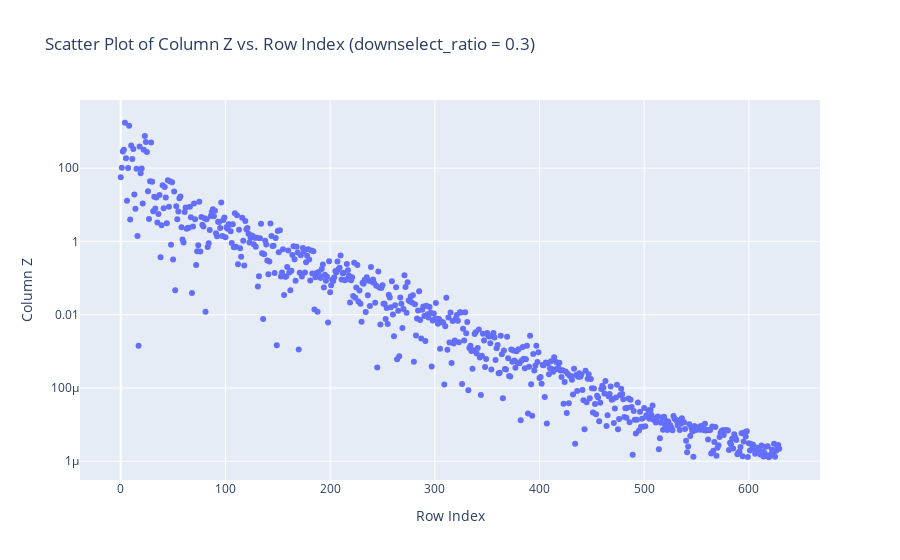
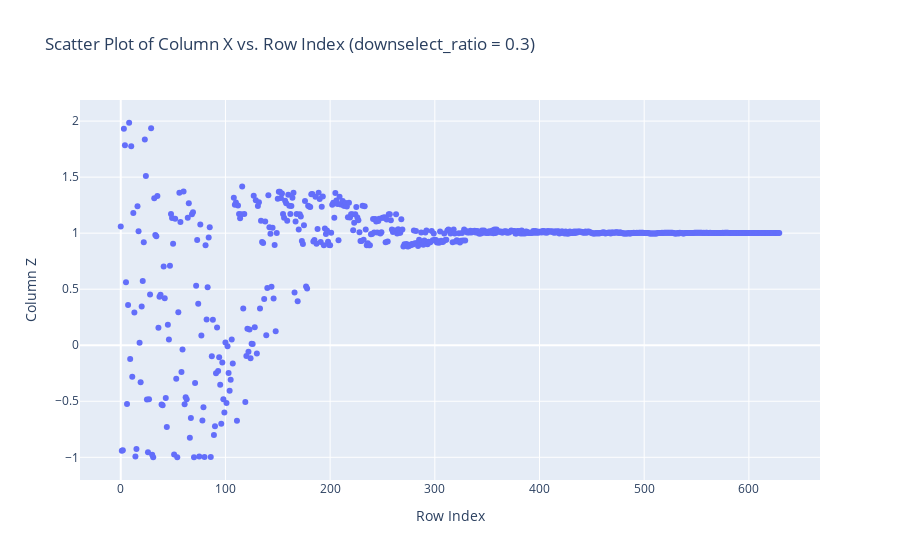
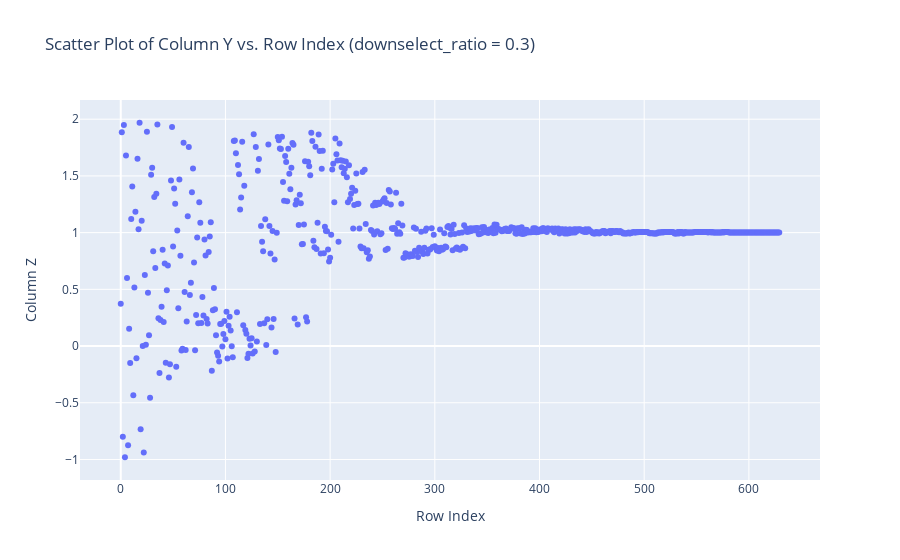

The code cell stored with these charts, in order, in its notebook:
### Code cell
# first random seed (downselect_number = 20, downselect_ratio = 0.3, voxel_overlap 0.6
fig = go.Figure(data=go.Scatter(x=df.index, y=df['Z'], mode='markers'))

# Set y-aZis scale to logarithmic
fig.update_layout(yaxis_type='log')

# Add labels and title to the plot
fig.update_layout(title=f'Scatter Plot of Column Z vs. Row Index (downselect_ratio = {downselect_ratio})',
                  xaxis_title='Row Index',
                  yaxis_title='Column Z')

# Display the plot
fig.show()

# Set y-axis scale to logarithmic
# fig.update_layout(yaxis_type='log')

fig = go.Figure(data=go.Scatter(x=df.index, y=df['X'], mode='markers'))

# Add labels and title to the plot
fig.update_layout(title=f'Scatter Plot of Column X vs. Row Index (downselect_ratio = {downselect_ratio})',
                  xaxis_title='Row Index',
                  yaxis_title='Column Z')

# Display the plot
fig.show()

fig = go.Figure(data=go.Scatter(x=df.index, y=df['Y'], mode='markers'))

# Set y-axis scale to logarithmic
# fig.update_layout(yaxis_type='log')

# Add labels and title to the plot
fig.update_layout(title=f'Scatter Plot of Column Y vs. Row Index (downselect_ratio = {downselect_ratio})',
                  xaxis_title='Row Index',
                  yaxis_title='Column Z')

# Display the plot
fig.show()

### Figure 1 — Plotly figure (JSON) as saved in the notebook; plotly's stock layout.template omitted (floating-point values rounded to 4 significant figures; data arrays with more than 128 entries replaced by an {"elided": "..."} marker saying what was removed)
{"data": [{"mode": "markers", "type": "scatter", "x": {"elided": "630 int values"}, "y": {"elided": "630 float values"}}], "layout": {"title": {"text": "Scatter Plot of Column Z vs. Row Index (downselect_ratio = 0.3)"}, "xaxis": {"title": {"text": "Row Index"}}, "yaxis": {"title": {"text": "Column Z"}, "type": "log"}}}

### Figure 2 — Plotly figure (JSON) as saved in the notebook; plotly's stock layout.template omitted (floating-point values rounded to 4 significant figures; data arrays with more than 128 entries replaced by an {"elided": "..."} marker saying what was removed)
{"data": [{"mode": "markers", "type": "scatter", "x": {"elided": "630 int values"}, "y": {"elided": "630 float values"}}], "layout": {"title": {"text": "Scatter Plot of Column X vs. Row Index (downselect_ratio = 0.3)"}, "xaxis": {"title": {"text": "Row Index"}}, "yaxis": {"title": {"text": "Column Z"}}}}

### Figure 3 — Plotly figure (JSON) as saved in the notebook; plotly's stock layout.template omitted (floating-point values rounded to 4 significant figures; data arrays with more than 128 entries replaced by an {"elided": "..."} marker saying what was removed)
{"data": [{"mode": "markers", "type": "scatter", "x": {"elided": "630 int values"}, "y": {"elided": "630 float values"}}], "layout": {"title": {"text": "Scatter Plot of Column Y vs. Row Index (downselect_ratio = 0.3)"}, "xaxis": {"title": {"text": "Row Index"}}, "yaxis": {"title": {"text": "Column Z"}}}}
